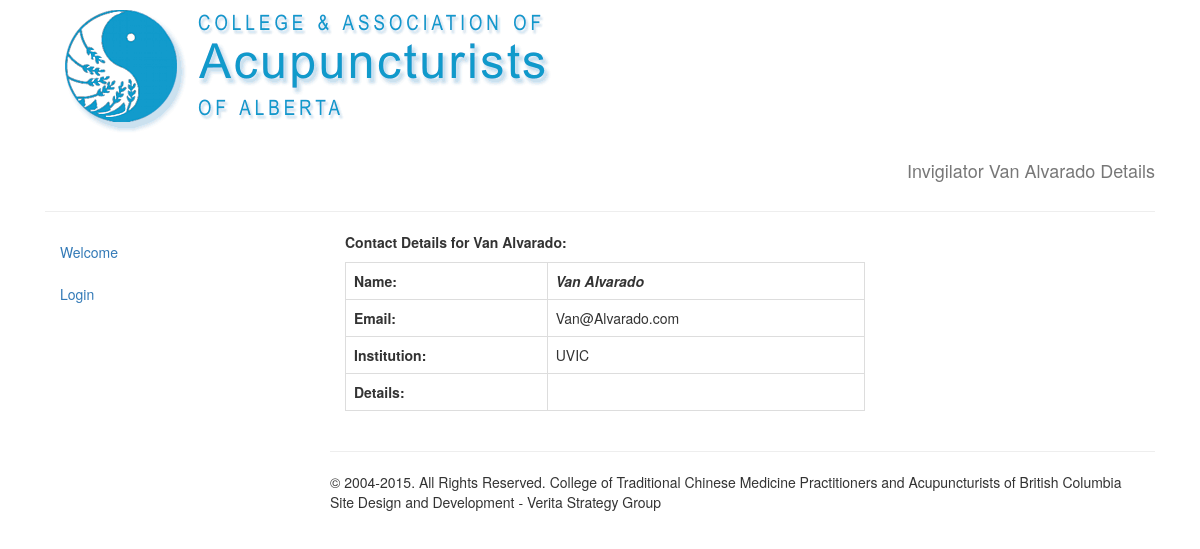
The app's page /invigilator/invigilator_detail/174/ with its own data.
### invigilator/models.py (models this page shows, shortened)
class Invigilator(models.Model):
    first_name = models.CharField(max_length=40)
    last_name = models.CharField(max_length =40)
    email = models.EmailField()
    institution = models.ForeignKey(Institution)
    city = models.CharField(max_length=40)
    province = models.CharField(max_length=40, blank=True)
    country = models.CharField(max_length=40)
    details = models.TextField(blank=True)
    create_date = models.DateTimeField(auto_now_add=True)

class Institution(models.Model):
    name = models.CharField(max_length=40)
    def __unicode__(self):              # __unicode__ on Python 2
        return self.name

### invigilator/views.py (the view)
# urls.py: url(r'^invigilator_detail/(?P<invig_id>\d+)/$','invigilator.views.invigilator_detail', name='invigilatorDetail'),
def invigilator_detail(request, invig_id):
    thisinvigilator = get_object_or_404(Invigilator, pk=invig_id)
    title = 'Invigilator ' + thisinvigilator.first_name + " " + thisinvigilator.last_name+ ' Details'
    context = {'invigilator':thisinvigilator, 'title':title}
    return render(request, 'invigilator/detail.html', context)

### invigilator/templates/invigilator/detail.html
{% extends "base_generic.html" %} {% block content %}
<div class='col-md-8'>
    <p><b>Contact Details for {{invigilator.first_name}} {{invigilator.last_name}}:</b></p>
<table class='table table-bordered'>
    <tr>
        <td><b>Name:</b>
        </td>
        <td><b><i>{{invigilator.first_name}} {{invigilator.last_name}}</b></i></td>
    </tr>
    <tr>
        <td><b>Email:</b>
        </td>
        <td>{{invigilator.email}}</td>
    </tr>
    <tr>
        <td><b>Institution:</b>
        </td>
        <td>{{invigilator.institution}}</td>
    </tr>
    <tr>
        <td><b>Details:</b>
        </td>
        <td>{% autoescape off %}{{invigilator.details}}{% endautoescape %}</td>
    </tr>
</table>
</div>
{% endblock content %}

### records on screen
Invigilator: first_name "Van", last_name "Alvarado", email "Van@Alvarado.com", institution "UVIC"

### other values on screen
{{ title }} "Invigilator Van Alvarado Details"
